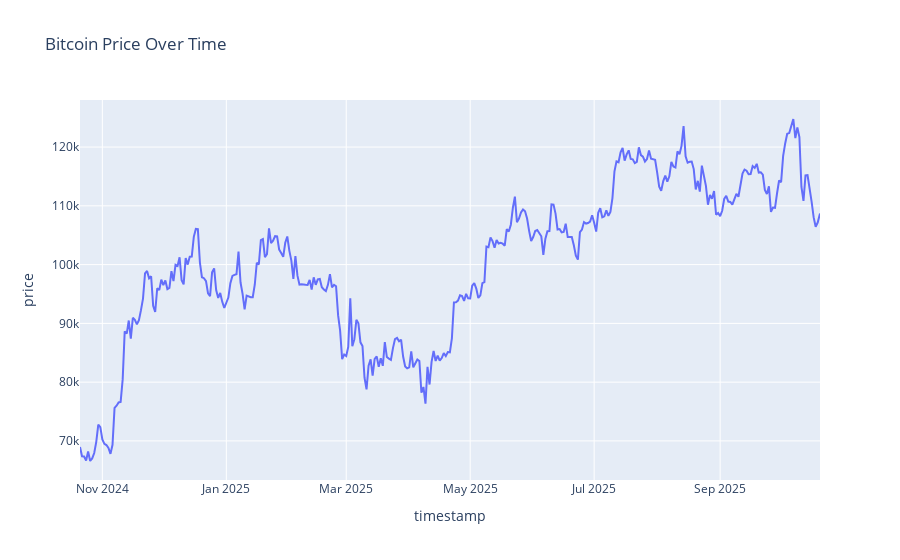

The code cell stored with this chart in its notebook:
### Code cell
## Visualization of trading over the past year
import plotly.express as px

fig = px.line(prices, x=prices.index, y='price', title='Bitcoin Price Over Time')
fig.show()

### Figure 1 — Plotly figure (JSON) as saved in the notebook; plotly's stock layout.template omitted (floating-point values rounded to 4 significant figures; data arrays with more than 128 entries replaced by an {"elided": "..."} marker saying what was removed)
{"data": [{"hovertemplate": "timestamp=%{x}<br>price=%{y}<extra></extra>", "legendgroup": "", "line": {"color": "#636efa", "dash": "solid"}, "marker": {"symbol": "circle"}, "mode": "lines", "name": "", "orientation": "v", "showlegend": false, "type": "scatter", "x": {"elided": "366 str values"}, "xaxis": "x", "y": {"elided": "366 float values"}, "yaxis": "y"}], "layout": {"legend": {"tracegroupgap": 0}, "title": {"text": "Bitcoin Price Over Time"}, "xaxis": {"anchor": "y", "domain": [0, 1], "title": {"text": "timestamp"}}, "yaxis": {"anchor": "x", "domain": [0, 1], "title": {"text": "price"}}}}
